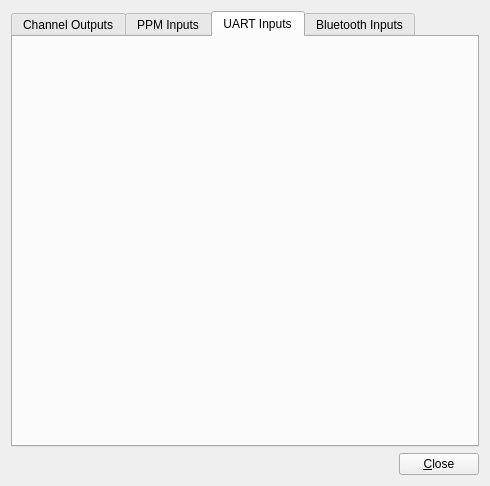
<?xml version="1.0" encoding="UTF-8"?>
<ui version="4.0">
 <class>ChannelViewer</class>
 <widget class="QWidget" name="ChannelViewer">
  <property name="geometry">
   <rect>
    <x>0</x>
    <y>0</y>
    <width>490</width>
    <height>486</height>
   </rect>
  </property>
  <property name="windowTitle">
   <string>Form</string>
  </property>
  <layout class="QVBoxLayout" name="verticalLayout">
   <item>
    <widget class="QTabWidget" name="tabWidget">
     <property name="currentIndex">
      <number>2</number>
     </property>
     <widget class="QWidget" name="tabchout">
      <attribute name="title">
       <string>Channel Outputs</string>
      </attribute>
     </widget>
     <widget class="QWidget" name="tabppmin">
      <attribute name="title">
       <string>PPM Inputs</string>
      </attribute>
     </widget>
     <widget class="QWidget" name="tabsbusin">
      <attribute name="title">
       <string>UART Inputs</string>
      </attribute>
     </widget>
     <widget class="QWidget" name="tabbtin">
      <attribute name="title">
       <string>Bluetooth Inputs</string>
      </attribute>
     </widget>
    </widget>
   </item>
   <item>
    <layout class="QHBoxLayout" name="horizontalLayout">
     <item>
      <spacer name="horizontalSpacer">
       <property name="orientation">
        <enum>Qt::Horizontal</enum>
       </property>
       <property name="sizeHint" stdset="0">
        <size>
         <width>40</width>
         <height>20</height>
        </size>
       </property>
      </spacer>
     </item>
     <item>
      <widget class="QPushButton" name="cmdClose">
       <property name="text">
        <string>&amp;Close</string>
       </property>
      </widget>
     </item>
    </layout>
   </item>
  </layout>
 </widget>
 <resources/>
 <connections/>
</ui>
